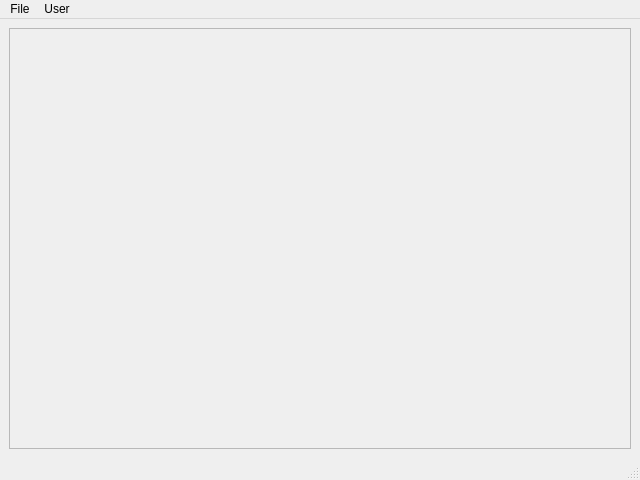
<?xml version="1.0" encoding="UTF-8"?>
<ui version="4.0">
 <class>MainWindow</class>
 <widget class="QMainWindow" name="MainWindow">
  <property name="geometry">
   <rect>
    <x>0</x>
    <y>0</y>
    <width>640</width>
    <height>480</height>
   </rect>
  </property>
  <property name="minimumSize">
   <size>
    <width>640</width>
    <height>480</height>
   </size>
  </property>
  <property name="windowTitle">
   <string>Nothing Shop</string>
  </property>
  <widget class="QWidget" name="centralwidget">
   <layout class="QHBoxLayout" name="horizontalLayout_3">
    <item>
     <widget class="QScrollArea" name="merchList">
      <property name="widgetResizable">
       <bool>true</bool>
      </property>
      <property name="alignment">
       <set>Qt::AlignCenter</set>
      </property>
      <widget class="QWidget" name="scrollAreaWidgetContents">
       <property name="geometry">
        <rect>
         <x>0</x>
         <y>0</y>
         <width>620</width>
         <height>419</height>
        </rect>
       </property>
       <layout class="QVBoxLayout" name="verticalLayout_3"/>
      </widget>
     </widget>
    </item>
   </layout>
  </widget>
  <widget class="QMenuBar" name="menubar">
   <property name="geometry">
    <rect>
     <x>0</x>
     <y>0</y>
     <width>640</width>
     <height>21</height>
    </rect>
   </property>
   <widget class="QMenu" name="menuUser">
    <property name="title">
     <string>User</string>
    </property>
    <addaction name="actionLogin"/>
    <addaction name="separator"/>
    <addaction name="actionLogout"/>
   </widget>
   <widget class="QMenu" name="menuQuit">
    <property name="title">
     <string>File</string>
    </property>
    <addaction name="actionQuit"/>
   </widget>
   <addaction name="menuQuit"/>
   <addaction name="menuUser"/>
  </widget>
  <widget class="QStatusBar" name="statusbar"/>
  <action name="actionLogin">
   <property name="text">
    <string>Login</string>
   </property>
  </action>
  <action name="actionLogout">
   <property name="text">
    <string>Logout</string>
   </property>
  </action>
  <action name="actionQuit">
   <property name="text">
    <string>Quit</string>
   </property>
  </action>
 </widget>
 <resources/>
 <connections/>
</ui>
